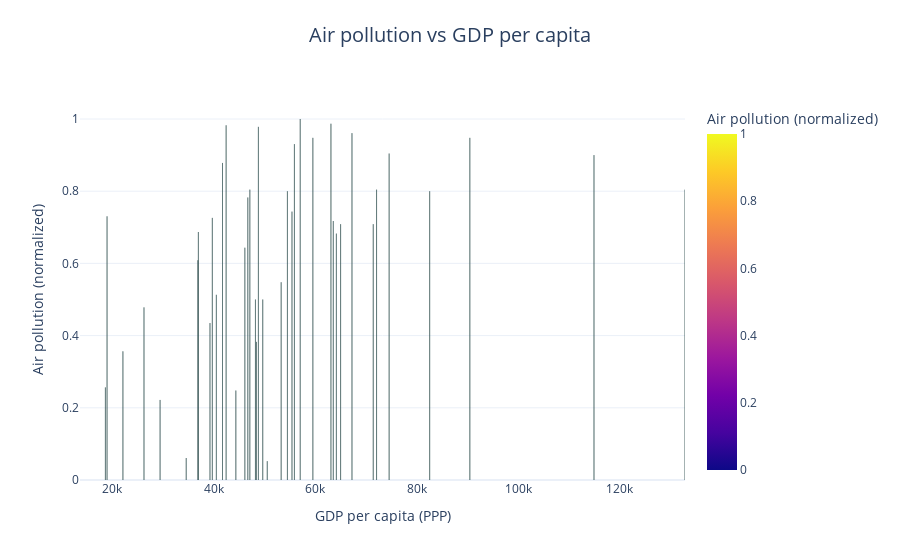

Notebook code cell kept with this figure:
### Code cell
px.bar(avgind, x='gdp', y='norm_Air pollution', color='norm_Air pollution',
       hover_name=avgind.index, title='Air pollution vs GDP per capita',
       labels={'norm_Air pollution': 'Air pollution (normalized)', 'gdp': 'GDP per capita (PPP)'},
       color_continuous_scale=px.colors.sequential.Plasma,
       template='plotly_white').update_traces(marker=dict(line=dict(width=0.5, color='DarkSlateGrey'))).update_layout(
    xaxis_title='GDP per capita (PPP)',
    yaxis_title='Air pollution (normalized)',
    title_x=0.5,
    title_y=0.95,
    title_font=dict(size=20),
    font=dict(size=12)
).show()

### Figure 1 — Plotly figure (JSON) as saved in the notebook; plotly's stock layout.template omitted (floating-point values rounded to 4 significant figures)
{"data": [{"hovertemplate": "<b>%{hovertext}</b><br><br>GDP per capita (PPP)=%{x}<br>Air pollution (normalized)=%{marker.color}<extra></extra>", "hovertext": ["AUS", "AUT", "BEL", "BRA", "CAN", "CHE", "CHL", "COL", "CRI", "CZE", "DEU", "DNK", "ESP", "EST", "FIN", "FRA", "GBR", "GRC", "HUN", "IRL", "ISL", "ISR", "ITA", "JPN", "KOR", "LTU", "LUX", "LVA", "MEX", "NLD", "NOR", "NZL", "OECD", "POL", "PRT", "RUS", "SVK", "SVN", "SWE", "TUR", "USA", "ZAF"], "legendgroup": "", "marker": {"color": [0.9478, 0.7087, 0.6826, 0.7304, 0.9304, 0.8, 0.2217, 0.2565, 0.4783, 0.5, 0.7174, 0.8043, 0.8043, 0.9826, 1.0, 0.7435, 0.8, 0.6087, 0.513, 0.9, 0.9609, 0.3826, 0.5478, 0.6435, 0.05217, 0.7826, 0.8043, 0.687, 0.3565, 0.7087, 0.9478, 0.9783, 0.6304, 0.2478, 0.8783, 0.7261, 0.4348, 0.5, 0.987, 0.06087, 0.9043, 0.0], "coloraxis": "coloraxis", "line": {"color": "DarkSlateGrey", "width": 0.5}, "pattern": {"shape": ""}}, "name": "", "orientation": "v", "showlegend": false, "textposition": "auto", "type": "bar", "x": [59550.0, 65020.0, 64190.0, 19020.0, 55920.0, 82560.0, 29460.0, 18690.0, 26290.0, 49680.0, 63580.0, 72100.0, 47140.0, 42470.0, 57060.0, 55440.0, 54540.0, 36910.0, 40540.0, 114900.0, 67260.0, 48430.0, 53310.0, 46160.0, 50570.0, 46740.0, 132800.0, 37010.0, 22140.0, 71450.0, 90470.0, 48830.0, NaN, 44380.0, 41760.0, 39750.0, 39290.0, 48240.0, 63110.0, 34610.0, 74580.0, 13690.0], "xaxis": "x", "y": [0.9478, 0.7087, 0.6826, 0.7304, 0.9304, 0.8, 0.2217, 0.2565, 0.4783, 0.5, 0.7174, 0.8043, 0.8043, 0.9826, 1.0, 0.7435, 0.8, 0.6087, 0.513, 0.9, 0.9609, 0.3826, 0.5478, 0.6435, 0.05217, 0.7826, 0.8043, 0.687, 0.3565, 0.7087, 0.9478, 0.9783, 0.6304, 0.2478, 0.8783, 0.7261, 0.4348, 0.5, 0.987, 0.06087, 0.9043, 0.0], "yaxis": "y"}], "layout": {"barmode": "relative", "coloraxis": {"colorbar": {"title": {"text": "Air pollution (normalized)"}}, "colorscale": [[0, "#0d0887"], [0.1111, "#46039f"], [0.2222, "#7201a8"], [0.3333, "#9c179e"], [0.4444, "#bd3786"], [0.5556, "#d8576b"], [0.6667, "#ed7953"], [0.7778, "#fb9f3a"], [0.8889, "#fdca26"], [1, "#f0f921"]]}, "font": {"size": 12}, "legend": {"tracegroupgap": 0}, "title": {"font": {"size": 20}, "text": "Air pollution vs GDP per capita", "x": 0.5, "y": 0.95}, "xaxis": {"anchor": "y", "domain": [0, 1], "title": {"text": "GDP per capita (PPP)"}}, "yaxis": {"anchor": "x", "domain": [0, 1], "title": {"text": "Air pollution (normalized)"}}}}
